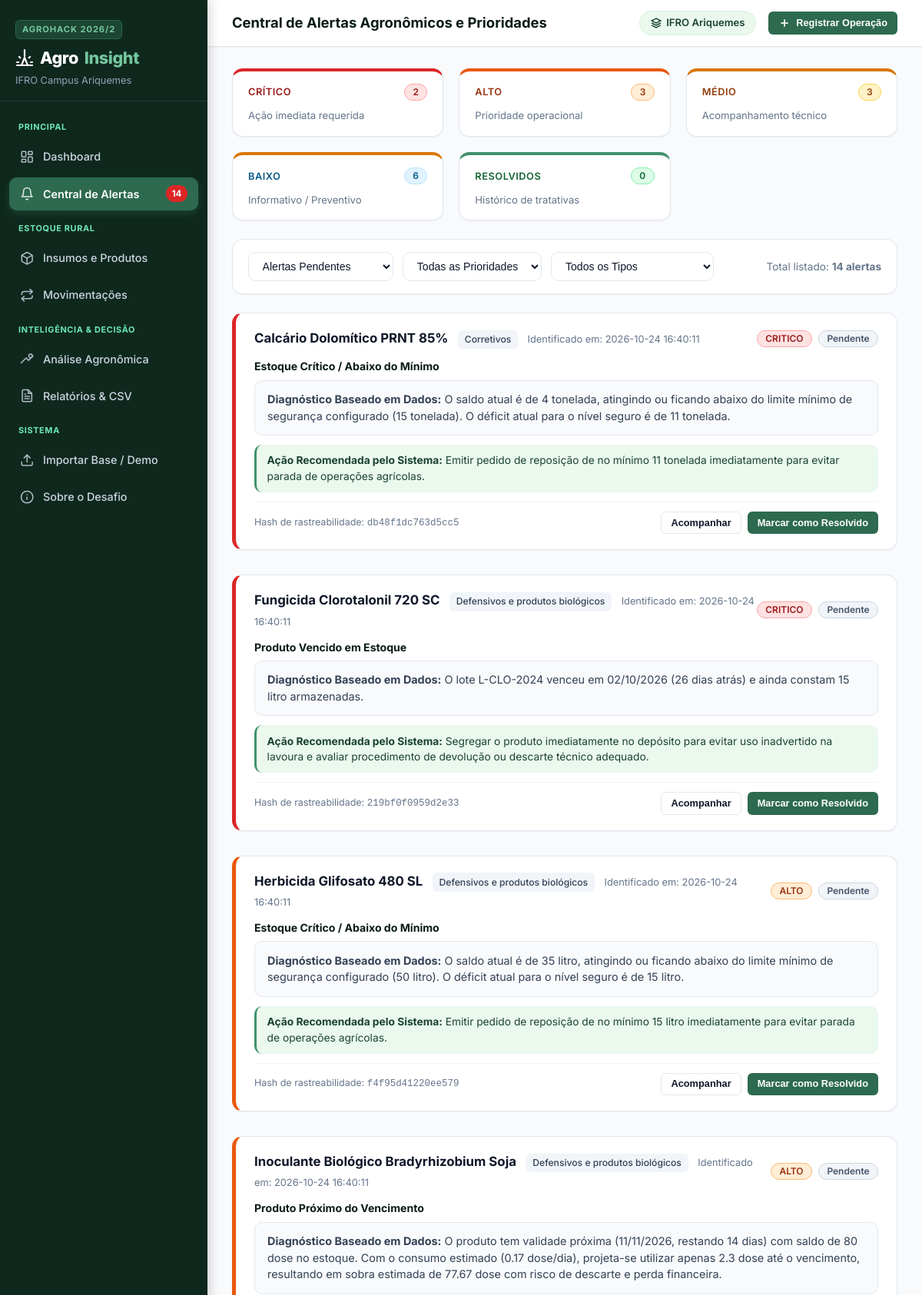
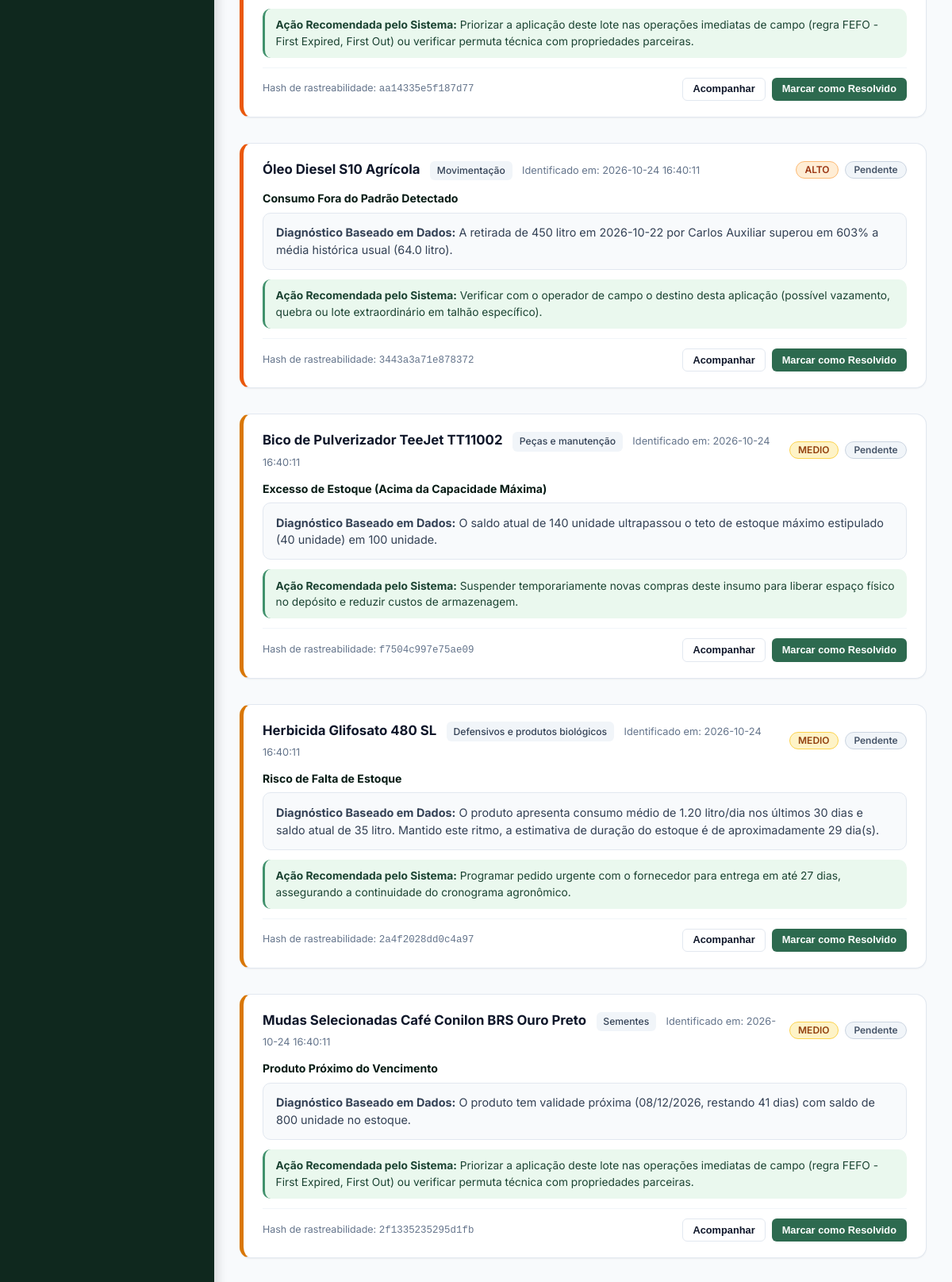
/alertas (upper part), run on the app's committed database (2 pictures, top to bottom).
### tables this page shows
CREATE TABLE alertas_status (
    id INTEGER PRIMARY KEY AUTOINCREMENT,
    alerta_hash TEXT UNIQUE NOT NULL, -- Hash único do alerta (produto_id + tipo_alerta + data_referencia)
    produto_id INTEGER NOT NULL,
    tipo_alerta TEXT NOT NULL,
    prioridade TEXT NOT NULL,
    situacao TEXT NOT NULL DEFAULT 'pendente' CHECK (situacao IN ('pendente', 'em_acompanhamento', 'resolvido')),
    observacao_resolucao TEXT DEFAULT NULL,
    responsavel TEXT DEFAULT NULL,
    data_criacao TIMESTAMP NOT NULL DEFAULT CURRENT_TIMESTAMP,
    data_atualizacao TIMESTAMP NOT NULL DEFAULT CURRENT_TIMESTAMP,
    FOREIGN KEY (produto_id) REFERENCES produtos(id) ON DELETE CASCADE
);

CREATE TABLE produtos (
    id INTEGER PRIMARY KEY AUTOINCREMENT,
    nome TEXT NOT NULL,
    categoria TEXT NOT NULL,
    unidade_medida TEXT NOT NULL,
    quantidade_atual REAL NOT NULL DEFAULT 0.0 CHECK (quantidade_atual >= 0),
    estoque_minimo REAL NOT NULL DEFAULT 0.0 CHECK (estoque_minimo >= 0),
    estoque_maximo REAL DEFAULT NULL CHECK (estoque_maximo IS NULL OR estoque_maximo >= 0),
    prazo_reposicao_dias INTEGER DEFAULT NULL CHECK (prazo_reposicao_dias IS NULL OR prazo_reposicao_dias >= 0),
    preco_aquisicao_unitario REAL DEFAULT NULL CHECK (preco_aquisicao_unitario IS NULL OR preco_aquisicao_unitario >= 0),
    lote TEXT DEFAULT NULL,
    data_validade DATE DEFAULT NULL,
    fornecedor TEXT DEFAULT NULL,
    local_armazenamento TEXT DEFAULT NULL,
    ativo INTEGER NOT NULL DEFAULT 1 CHECK (ativo IN (0, 1)),
    data_cadastro TIMESTAMP NOT NULL DEFAULT CURRENT_TIMESTAMP,
    data_atualizacao TIMESTAMP NOT NULL DEFAULT CURRENT_TIMESTAMP
);

### app.py (the view)
@app.route("/alertas")
def alertas_hub():
    prioridade = request.args.get("prioridade")
    situacao = request.args.get("situacao", "pendente")
    tipo = request.args.get("tipo")
    categoria = request.args.get("categoria")
    produto_id = request.args.get("produto_id", type=int)
    natureza = request.args.get("natureza")
    search = request.args.get("q")
    situacao_filtro = None if situacao == "todos" else situacao
    alertas = get_all_alerts(
        prioridade_filtro=prioridade,
        situacao_filtro=situacao_filtro,
        tipo_filtro=tipo,
        categoria_filtro=categoria,
        produto_id_filtro=produto_id,
        natureza_filtro=natureza,
        search=search
    )
    summary = get_alerts_summary()
    produtos_ativos = list_products(apenas_ativos=True, ordenar_por="nome")
    return render_template(
        "alertas/index.html",
        alertas=alertas,
        summary=summary,
        produtos_ativos=produtos_ativos,
        filtro_prioridade=prioridade,
        filtro_situacao=situacao,
        filtro_tipo=tipo,
        filtro_categoria=categoria,
        filtro_produto_id=produto_id,
        filtro_natureza=natureza,
        filtro_search=search
    )

### app.py (called while the page is built)
@app.context_processor
def inject_global_data():
    try:
        alerts_summary = get_alerts_summary()
        produtos_ativos = list_products(apenas_ativos=True, ordenar_por="nome")
    except Exception:
        alerts_summary = {"total": 0, "pendentes": 0, "critico": 0, "alto": 0}
        produtos_ativos = []
    return {
        "categorias_oficiais": CATEGORIAS_VALIDAS,
        "global_alerts": alerts_summary,
        "produtos_ativos_global": produtos_ativos,
        "ano_atual": 2026,
        "evento_nome": "AGROHACK 2026/2 — IFRO Campus Ariquemes"
    }

### database/db.py (called while the page is built)
def get_db_connection():
    conn = sqlite3.connect(DB_PATH)
    conn.row_factory = sqlite3.Row
    conn.execute("PRAGMA foreign_keys = ON;")
    conn.execute("PRAGMA journal_mode = WAL;")
    return conn

@contextmanager
def get_db():
    conn = get_db_connection()
    try:
        yield conn
        conn.commit()
    except Exception:
        conn.rollback()
        raise
    finally:
        conn.close()

def query_db(query, args=(), one=False):
    with get_db() as conn:
        cur = conn.cursor()
        cur.execute(query, args)
        rv = cur.fetchall()
        cur.close()
        if one:
            return dict(rv[0]) if rv else None
        return [dict(row) for row in rv]

### services/alert_service.py (called while the page is built)
def generate_alert_hash(product_id, alert_type, key_identifier=""):
    raw = f"{product_id}_{alert_type}_{key_identifier}"
    return hashlib.sha256(raw.encode("utf-8")).hexdigest()[:16]

### services/analytics_engine.py (called while the page is built)
def normalize_text(text):
    if not text:
        return ""
    text = unicodedata.normalize('NFKD', text).encode('ASCII', 'ignore').decode('ASCII')
    return "".join(c for c in text.lower() if c.isalnum() or c.isspace()).strip()

def get_config(key, default_val):
    row = query_db("SELECT valor FROM configuracoes WHERE chave = ?", (key,), one=True)
    if row and row["valor"]:
        try:
            return float(row["valor"])
        except ValueError:
            return row["valor"]
    return default_val

### templates/alertas/index.html (shortened to what this page needs)
{% extends "base.html" %}
{% block page_title %}Central de Alertas Agronômicos e Prioridades{% endblock %}
{% block content %}
<div class="metrics-grid" style="margin-bottom: 1.5rem;">
  <div class="metric-card accent-critico" style="padding: 1rem 1.25rem;">
    <div class="metric-header">
      <span class="metric-title" style="color: var(--critico-text);">Crítico</span>
      <span class="badge badge-critico">{{ summary.critico }}</span>
    </div>
    <div style="font-size: 0.82rem; color: var(--text-muted);">Ação imediata requerida</div>
  </div>
  <div class="metric-card accent-alto" style="padding: 1rem 1.25rem;">
    <div class="metric-header">
      <span class="metric-title" style="color: var(--alto-text);">Alto</span>
      <span class="badge badge-alto">{{ summary.alto }}</span>
    </div>
    <div style="font-size: 0.82rem; color: var(--text-muted);">Prioridade operacional</div>
  </div>
  <div class="metric-card accent-medio" style="padding: 1rem 1.25rem;">
    <div class="metric-header">
      <span class="metric-title" style="color: var(--medio-text);">Médio</span>
      <span class="badge badge-medio">{{ summary.medio }}</span>
    </div>
    <div style="font-size: 0.82rem; color: var(--text-muted);">Acompanhamento técnico</div>
  </div>
  <div class="metric-card accent-medio" style="padding: 1rem 1.25rem;">
    <div class="metric-header">
      <span class="metric-title" style="color: var(--baixo-text);">Baixo</span>
      <span class="badge badge-baixo">{{ summary.baixo }}</span>
    </div>
    <div style="font-size: 0.82rem; color: var(--text-muted);">Informativo / Preventivo</div>
  </div>
  <div class="metric-card accent-verde" style="padding: 1rem 1.25rem;">
    <div class="metric-header">
      <span class="metric-title" style="color: var(--sucesso-text);">Resolvidos</span>
      <span class="badge badge-sucesso">{{ summary.resolvidos }}</span>
    </div>
    <div style="font-size: 0.82rem; color: var(--text-muted);">Histórico de tratativas</div>
  </div>
</div>
<div class="filter-bar">
  <form method="GET" action="{{ url_for('alertas_hub') }}" class="filter-group">
    <select name="situacao" class="form-select" onchange="this.form.submit()">
      <option value="pendente" {% if filtro_situacao == 'pendente' %}selected{% endif %}>Alertas Pendentes</option>
    </select>
    <select name="prioridade" class="form-select" onchange="this.form.submit()">
      <option value="">Todas as Prioridades</option>
    </select>
    <select name="tipo" class="form-select" onchange="this.form.submit()">
      <option value="">Todos os Tipos</option>
    </select>
  </form>
  <div style="font-size: 0.85rem; color: var(--text-muted);">
    Total listado: <strong>{{ alertas|length }} alertas</strong>
  </div>
</div>
{% if alertas %}
  <div style="display: flex; flex-direction: column; gap: 1rem;">
    {% for a in alertas %}
      <div class="alert-card prioridade-{{ a.prioridade }}">
        <div class="alert-card-header">
          <div>
            <span class="alert-product-title">{{ a.produto_nome }}</span>
            <span class="category-tag" style="margin-left: 0.5rem;">{{ a.produto_categoria }}</span>
            <span style="font-size: 0.8rem; color: var(--text-muted); margin-left: 0.5rem;">
              Identificado em: {{ a.data_criacao }}
            </span>
          </div>
          <div style="display: flex; align-items: center; gap: 0.5rem;">
            <span class="badge badge-{{ a.prioridade }}">{{ a.prioridade|upper }}</span>
            {% if a.situacao == 'pendente' %}
              <span class="badge badge-alto" style="background-color: #f1f5f9; color: #475569; border-color: #cbd5e1;">Pendente</span>
            {% elif a.situacao == 'em_acompanhamento' %}
              <span class="badge badge-medio">Em Acompanhamento</span>
            {% elif a.situacao == 'resolvido' %}
              <span class="badge badge-sucesso">Resolvido</span>
            {% endif %}
          </div>
        </div>
        <div style="font-size: 0.88rem; font-weight: 700; color: var(--primary-900); margin-bottom: 0.45rem;">
          {{ a.titulo }}
        </div>
        <div class="alert-explanation">
          <strong>Diagnóstico Baseado em Dados:</strong> {{ a.explicacao }}
        </div>
        <div class="alert-action">
          <strong>Ação Recomendada pelo Sistema:</strong> {{ a.acao_recomendada }}
        </div>
        <div class="alert-card-footer">
          <div style="font-size: 0.78rem; color: var(--text-muted);">
            Hash de rastreabilidade: <code>{{ a.hash }}</code>
          </div>
          <div style="display: flex; gap: 0.5rem;">
            {% if a.situacao != 'resolvido' %}
              <button class="btn btn-secondary btn-sm" onclick="openAlertaModal('{{ a.hash }}', '{{ a.produto_nome|replace("'", "\\'") }}', '{{ a.titulo|replace("'", "\\'") }}', 'em_acompanhamento')">
                Acompanhar
              </button>
              <button class="btn btn-primary btn-sm" onclick="openAlertaModal('{{ a.hash }}', '{{ a.produto_nome|replace("'", "\\'") }}', '{{ a.titulo|replace("'", "\\'") }}', 'resolvido')">
                Marcar como Resolvido
              </button>
            {% else %}
              <button class="btn btn-secondary btn-sm" onclick="openAlertaModal('{{ a.hash }}', '{{ a.produto_nome|replace("'", "\\'") }}', '{{ a.titulo|replace("'", "\\'") }}', 'pendente')">
                Reabrir Alerta
              </button>
            {% endif %}
          </div>
        </div>
      </div>
    {% endfor %}
  </div>
{% endif %}
{% endblock %}

### data on the page
alertas_status: produto_nome "Calcário Dolomítico PRNT 85%", produto_categoria "Corretivos", data_criacao "2026-10-24 16:40:11", prioridade "CRITICO", situacao "Pendente", titulo "Estoque Crítico / Abaixo do Mínimo", explicacao "O saldo atual é de 4 tonelada, atingindo ou ficando abaixo do limite mínimo de segurança configurado (15 tonelada). O déficit atual para o nível seguro é de 11 tonelada.", acao_recomendada "Emitir pedido de reposição de no mínimo 11 tonelada imediatamente para evitar parada de operações agrícolas.", hash "db48f1dc763d5cc5"
alertas_status: produto_nome "Fungicida Clorotalonil 720 SC", produto_categoria "Defensivos e produtos biológicos", data_criacao "2026-10-24 16:40:11", prioridade "CRITICO", situacao "Pendente", titulo "Produto Vencido em Estoque", explicacao "O lote L-CLO-2024 venceu em 02/10/2026 (26 dias atrás) e ainda constam 15 litro armazenadas.", acao_recomendada "Segregar o produto imediatamente no depósito para evitar uso inadvertido na lavoura e avaliar procedimento de devolução ou descarte técnico adequado.", hash "219bf0f0959d2e33"
alertas_status: produto_nome "Herbicida Glifosato 480 SL", produto_categoria "Defensivos e produtos biológicos", data_criacao "2026-10-24 16:40:11", prioridade "ALTO", situacao "Pendente", titulo "Estoque Crítico / Abaixo do Mínimo", explicacao "O saldo atual é de 35 litro, atingindo ou ficando abaixo do limite mínimo de segurança configurado (50 litro). O déficit atual para o nível seguro é de 15 litro.", acao_recomendada "Emitir pedido de reposição de no mínimo 15 litro imediatamente para evitar parada de operações agrícolas.", hash "f4f95d41220ee579"
alertas_status: produto_nome "Inoculante Biológico Bradyrhizobium Soja", produto_categoria "Defensivos e produtos biológicos", data_criacao "2026-10-24 16:40:11", prioridade "ALTO", situacao "Pendente", titulo "Produto Próximo do Vencimento", explicacao "O produto tem validade próxima (11/11/2026, restando 14 dias) com saldo de 80 dose no estoque. Com o consumo estimado (0.17 dose/dia), projeta-se utilizar apenas 2.3 dose até o vencimento, resultando em sobra estimada de 77.67 dose com risco de descarte e perda financeira.", acao_recomendada "Priorizar a aplicação deste lote nas operações imediatas de campo (regra FEFO - First Expired, First Out) ou verificar permuta técnica com propriedades parceiras.", hash "aa14335e5f187d77"
produtos: produto_nome "Óleo Diesel S10 Agrícola"
alertas_status: data_criacao "2026-10-24 16:40:11"
alertas_status: produto_nome "Bico de Pulverizador TeeJet TT11002", produto_categoria "Peças e manutenção", data_criacao "2026-10-24 16:40:11", prioridade "MEDIO", situacao "Pendente", titulo "Excesso de Estoque (Acima da Capacidade Máxima)", explicacao "O saldo atual de 140 unidade ultrapassou o teto de estoque máximo estipulado (40 unidade) em 100 unidade.", acao_recomendada "Suspender temporariamente novas compras deste insumo para liberar espaço físico no depósito e reduzir custos de armazenagem.", hash "f7504c997e75ae09"
alertas_status: produto_nome "Herbicida Glifosato 480 SL", produto_categoria "Defensivos e produtos biológicos", data_criacao "2026-10-24 16:40:11", prioridade "MEDIO", situacao "Pendente", titulo "Risco de Falta de Estoque", explicacao "O produto apresenta consumo médio de 1.20 litro/dia nos últimos 30 dias e saldo atual de 35 litro. Mantido este ritmo, a estimativa de duração do estoque é de aproximadamente 29 dia(s).", acao_recomendada "Programar pedido urgente com o fornecedor para entrega em até 27 dias, assegurando a continuidade do cronograma agronômico.", hash "2a4f2028dd0c4a97"
alertas_status: produto_nome "Mudas Selecionadas Café Conilon BRS Ouro Preto", produto_categoria "Sementes", data_criacao "2026-10-24 16:40:11", prioridade "MEDIO", situacao "Pendente", titulo "Produto Próximo do Vencimento", explicacao "O produto tem validade próxima (08/12/2026, restando 41 dias) com saldo de 800 unidade no estoque.", acao_recomendada "Priorizar a aplicação deste lote nas operações imediatas de campo (regra FEFO - First Expired, First Out) ou verificar permuta técnica com propriedades parceiras.", hash "2f1335235295d1fb"

### other printed values
{{ global_alerts.pendentes }} "14"
{{ summary.critico }} "2"
{{ summary.alto }} "3"
{{ summary.medio }} "3"
{{ summary.baixo }} "6"
{{ summary.resolvidos }} "0"
{{ alertas|length }} "14"
{{ a.produto_categoria }} "Movimentação"
{{ a.prioridade|upper }} "ALTO"
{{ a.titulo }} "Consumo Fora do Padrão Detectado"
{{ a.explicacao }} "A retirada de 450 litro em 2026-10-22 por Carlos Auxiliar superou em 603% a média histórica usual (64.0 litro)."
{{ a.acao_recomendada }} "Verificar com o operador de campo o destino desta aplicação (possível vazamento, quebra ou lote extraordinário em talhão específico)."
{{ a.hash }} "3443a3a71e878372"
